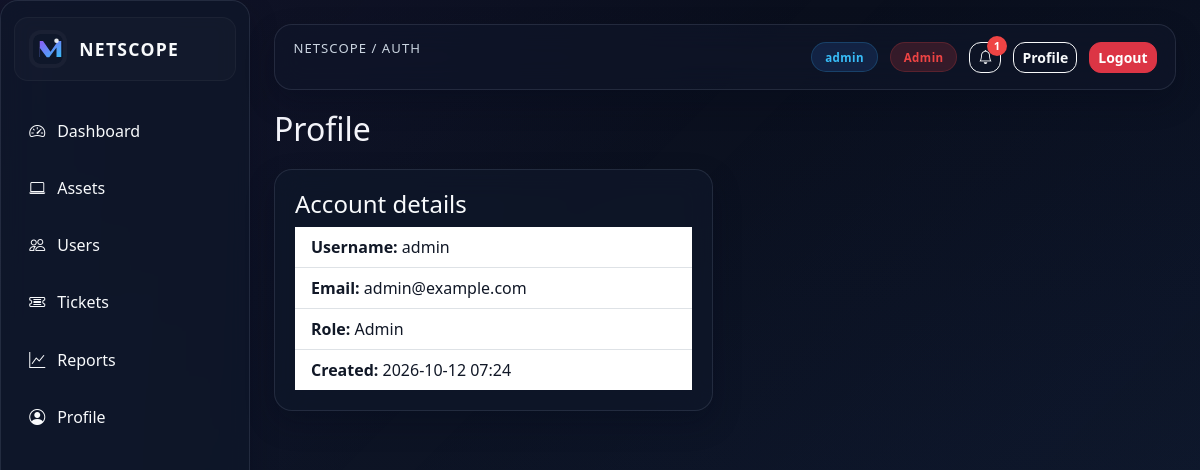
Page /auth/profile (signed in) on the committed database.
### app/models.py (models this page shows, shortened)
class User(db.Model, UserMixin):
    __tablename__ = "users"
    __table_args__ = (
        UniqueConstraint("username", name="uq_users_username"),
        UniqueConstraint("email", name="uq_users_email"),
    )
    id = db.Column(db.Integer, primary_key=True)
    username = db.Column(db.String(64), unique=True, index=True, nullable=False)
    email = db.Column(db.String(120), unique=True, index=True, nullable=False)
    password_hash = db.Column(db.String(256), nullable=False)
    role = db.Column(db.String(20), nullable=False, default="staff")
    is_approved = db.Column(db.Boolean, nullable=False, default=True)
    is_super_admin = db.Column(db.Boolean, nullable=False, default=False)
    created_at = db.Column(db.DateTime, nullable=False, default=lambda: datetime.now(timezone.utc))
    assigned_assets = db.relationship(
        "Asset",
        foreign_keys="Asset.assigned_to_id",
        back_populates="assigned_to",
        cascade="all, delete-orphan",
    )
    created_tickets = db.relationship(
        "Ticket",
        foreign_keys="Ticket.created_by_id",
        back_populates="creator",
        cascade="all, delete-orphan",
    )
    assigned_tickets = db.relationship(
        "Ticket",
        foreign_keys="Ticket.technician_id",
        back_populates="technician",
        cascade="all, delete-orphan",
    )
    maintenance_logs = db.relationship(
        "MaintenanceLog",
        foreign_keys="MaintenanceLog.technician_id",
        back_populates="technician",
        cascade="all, delete-orphan",
    )
    notifications = db.relationship(
        "Notification",
        foreign_keys="Notification.recipient_id",
        back_populates="recipient",
        cascade="all, delete-orphan",
    )

### app/blueprints/auth/routes.py (the view)
@auth_bp.route("/profile")
@login_required
def profile():
    return render_template("profile.html", user=current_user)

### app/templates/profile.html (shortened to what this page needs)
{% extends 'base.html' %}
{% block content %}
<div class="section-header">
  <h2>Profile</h2>
</div>
<div class="row g-4">
  <div class="col-lg-6">
    <div class="glass-card page-card">
      <h4>Account details</h4>
      <ul class="list-group list-group-flush profile-list">
        <li class="list-group-item"><strong>Username:</strong> {{ user.username }}</li>
        <li class="list-group-item"><strong>Email:</strong> {{ user.email }}</li>
        <li class="list-group-item"><strong>Role:</strong> {{ user.role|title }}</li>
        <li class="list-group-item"><strong>Created:</strong> {{ user.created_at.strftime('%Y-%m-%d %H:%M') }}</li>
      </ul>
    </div>
  </div>
</div>
{% endblock %}

### app/templates/base.html (shortened to what this page needs)
<!doctype html>
<html lang="en">
  <head>
    <link href="https://cdn.jsdelivr.net/npm/bootstrap@5.3.2/dist/css/bootstrap.min.css" rel="stylesheet">
    <link rel="stylesheet" href="https://cdn.jsdelivr.net/npm/bootstrap-icons@1.11.3/font/bootstrap-icons.css">
    <link rel="stylesheet" href="{{ url_for('static', filename='css/style.css') }}">
  </head>
  <body data-user-id="{{ current_user.id if current_user.is_authenticated else '' }}" data-user-role="{{ current_user.role if current_user.is_authenticated else '' }}">
    <div class="app-shell">
      {% if current_user.is_authenticated %}
      <aside class="sidebar glass-card">
        <div class="brand-box">
          <img src="{{ url_for('static', filename='images/logo.svg') }}" alt="NETSCOPE logo" class="brand-logo">
          <span>NETSCOPE</span>
        </div>
        <nav class="side-nav">
          {% if current_user.role == 'admin' %}
            <a href="{{ url_for('admin.dashboard') }}"><i class="bi bi-speedometer2"></i> Dashboard</a>
            <a href="{{ url_for('admin.assets') }}"><i class="bi bi-laptop"></i> Assets</a>
            <a href="{{ url_for('admin.users') }}"><i class="bi bi-people"></i> Users</a>
            <a href="{{ url_for('admin.tickets') }}"><i class="bi bi-ticket-detailed"></i> Tickets</a>
            <a href="{{ url_for('admin.reports') }}"><i class="bi bi-graph-up"></i> Reports</a>
          {% endif %}
          <a href="{{ url_for('auth.profile') }}"><i class="bi bi-person-circle"></i> Profile</a>
        </nav>
      </aside>
      {% endif %}
      <main class="page-main">
        {% if current_user.is_authenticated %}
        <header class="topbar glass-card">
          <div>
            <div class="breadcrumb">NETSCOPE / {{ request.endpoint.split('.')[0]|title if request.endpoint else 'Home' }}</div>
          </div>
          <div class="topbar-actions">
            <span class="username-pill">{{ current_user.username }}</span>
            <span class="role-badge {{ current_user.role }}">{{ current_user.role|title }}</span>
            {% if current_user.role == 'admin' %}
            <div class="notification-wrapper">
              <button type="button" id="adminNotificationToggle" class="btn btn-sm btn-outline-light position-relative notification-bell" aria-label="Admin notifications">
                <i class="bi bi-bell"></i>
                {% if admin_notification_count %}
                <span id="adminNotificationCount" class="notification-count">{{ admin_notification_count }}</span>
                {% endif %}
              </button>
            </div>
            {% endif %}
            <a class="btn btn-sm btn-outline-light" href="{{ url_for('auth.profile') }}">Profile</a>
            <form method="post" action="{{ url_for('auth.logout') }}">
              <button type="submit" class="btn btn-sm btn-danger">Logout</button>
            </form>
          </div>
        </header>
        {% endif %}
        <div class="page-content">
          {% block content %}{% endblock %}
        </div>
      </main>
    </div>
  </body>
</html>

### app/static/css/style.css (style rules this page uses)
:root { --bg: #0b1020; --bg-soft: #111827; --panel: rgba(17, 24, 39, 0.76); --panel-strong: rgba(15, 23, 42, 0.9); --panel-alt: rgba(15, 23, 42, 0.68); --primary: #8b5cf6; --secondary: #6366f1; --text: #f8fafc; --muted: #cbd5e1; --success: #22c55e; --warning: #f59e0b; --danger: #ef4444; --info: #38bdf8; --border: rgba(148, 163, 184, 0.16); --shadow: rgba(2, 6, 23, 0.42); }
* { box-sizing: border-box; }
html { scroll-behavior: smooth; }
body { margin: 0; font-family: "Segoe UI", Arial, sans-serif; min-height: 100vh; background: linear-gradient(180deg, #0a0f1d 0%, #0f172a 100%); color: var(--text); }
body::before { content: ""; position: fixed; inset: 0; pointer-events: none; background: linear-gradient(135deg, rgba(139, 92, 246, 0.06), transparent 42%, rgba(59, 130, 246, 0.05)); }
.app-shell { min-height: 100vh; display: flex; }
.sidebar { width: 250px; padding: 1rem 0.8rem; border-right: 1px solid var(--border); background: rgba(15, 23, 42, 0.75); backdrop-filter: blur(12px); box-shadow: inset -1px 0 0 rgba(255,255,255,0.02); }
.brand-box { display: flex; align-items: center; gap: 0.75rem; padding: 0.75rem 0.9rem; font-size: 1.1rem; font-weight: 700; letter-spacing: 0.08rem; color: var(--text); border-radius: 14px; background: rgba(255,255,255,0.02); border: 1px solid rgba(255,255,255,0.04); }
.brand-logo, .login-logo { width: 38px; height: 38px; object-fit: contain; border-radius: 12px; background: rgba(255,255,255,0.03); padding: 4px; }
.side-nav { margin-top: 1.5rem; display: flex; flex-direction: column; gap: 0.35rem; }
.side-nav a { display: flex; align-items: center; gap: 0.75rem; padding: 0.8rem 0.9rem; color: var(--text); text-decoration: none; border-radius: 12px; border: 1px solid transparent; background: transparent; transition: background 0.2s ease, border-color 0.2s ease, transform 0.2s ease; position: relative; }
.page-main { flex: 1; padding: 1.5rem; }
.glass-card { background: rgba(15, 23, 42, 0.7); border: 1px solid var(--border); border-radius: 18px; box-shadow: 0 12px 28px rgba(2, 6, 23, 0.25); backdrop-filter: blur(14px); }
.topbar { position: relative; z-index: 20; display: flex; justify-content: space-between; align-items: center; padding: 0.9rem 1.15rem; margin-bottom: 1.25rem; background: rgba(15, 23, 42, 0.6); }
.breadcrumb { color: var(--muted); font-size: 0.82rem; text-transform: uppercase; letter-spacing: 0.08em; }
.topbar-actions { display: flex; align-items: center; gap: 0.75rem; }
.username-pill, .role-badge, .status-badge { display: inline-flex; align-items: center; justify-content: center; border-radius: 999px; padding: 0.35rem 0.8rem; font-size: 0.72rem; font-weight: 700; letter-spacing: 0.04em; }
.username-pill { background: rgba(59, 130, 246, 0.15); color: var(--info); border: 1px solid rgba(56, 189, 248, 0.2); }
.role-badge.admin { background: rgba(239, 68, 68, 0.18); color: var(--danger); border: 1px solid rgba(239, 68, 68, 0.2); }
.page-card .list-group-item, .page-card .list-group-item * { color: #111827 !important; }
.notification-wrapper { position: relative; z-index: 1000; }
.notification-bell { animation: none; }
.notification-count { position: absolute; top: -0.4rem; right: -0.4rem; min-width: 20px; height: 20px; border-radius: 50%; display: inline-flex; align-items: center; justify-content: center; background: #ef4444; color: white; font-size: 0.7rem; font-weight: 700; padding: 0 0.35rem; }
.page-content { padding-bottom: 2rem; }
.section-header { display: flex; align-items: center; justify-content: space-between; margin-bottom: 1.25rem; }
.section-header h2 { margin: 0; font-size: 2rem; }
.page-card { padding: 1.25rem; }
.btn { border-radius: 12px; font-weight: 600; transition: transform 0.18s ease, box-shadow 0.18s ease; }
.profile-list { border: none; }
.section-header h2 { text-shadow: none; }

### rows in the picture
User: username "admin", role "Admin", email "admin@example.com", created_at "2026-10-12 07:24"

### other values in the picture
{{ request.endpoint.split('.')[0]|title if request.endpoint else 'Home' }} "AUTH"
{{ admin_notification_count }} "1"
